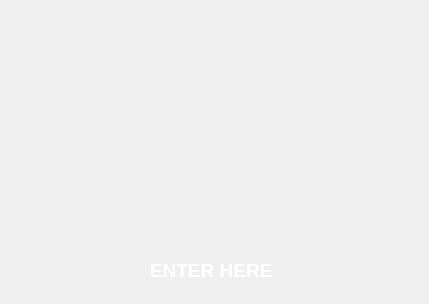
<?xml version="1.0" encoding="UTF-8"?>
<ui version="4.0">
 <class>LandingWin</class>
 <widget class="QDialog" name="LandingWin">
  <property name="geometry">
   <rect>
    <x>0</x>
    <y>0</y>
    <width>429</width>
    <height>304</height>
   </rect>
  </property>
  <property name="windowTitle">
   <string>Welcome</string>
  </property>
  <widget class="QLabel" name="label">
   <property name="geometry">
    <rect>
     <x>-10</x>
     <y>0</y>
     <width>441</width>
     <height>301</height>
    </rect>
   </property>
   <property name="text">
    <string/>
   </property>
   <property name="pixmap">
    <pixmap resource="pics.qrc">:/backgrounds/Welcome.jpg</pixmap>
   </property>
  </widget>
  <widget class="QLabel" name="EnterLink">
   <property name="geometry">
    <rect>
     <x>150</x>
     <y>260</y>
     <width>131</width>
     <height>21</height>
    </rect>
   </property>
   <property name="palette">
    <palette>
     <active>
      <colorrole role="WindowText">
       <brush brushstyle="SolidPattern">
        <color alpha="255">
         <red>255</red>
         <green>255</green>
         <blue>255</blue>
        </color>
       </brush>
      </colorrole>
     </active>
     <inactive>
      <colorrole role="WindowText">
       <brush brushstyle="SolidPattern">
        <color alpha="255">
         <red>255</red>
         <green>255</green>
         <blue>255</blue>
        </color>
       </brush>
      </colorrole>
     </inactive>
     <disabled>
      <colorrole role="WindowText">
       <brush brushstyle="SolidPattern">
        <color alpha="255">
         <red>120</red>
         <green>120</green>
         <blue>120</blue>
        </color>
       </brush>
      </colorrole>
     </disabled>
    </palette>
   </property>
   <property name="font">
    <font>
     <pointsize>14</pointsize>
     <weight>75</weight>
     <bold>true</bold>
    </font>
   </property>
   <property name="mouseTracking">
    <bool>true</bool>
   </property>
   <property name="text">
    <string>ENTER HERE</string>
   </property>
   <property name="openExternalLinks">
    <bool>false</bool>
   </property>
   <property name="textInteractionFlags">
    <set>Qt::NoTextInteraction</set>
   </property>
  </widget>
 </widget>
 <layoutdefault spacing="6" margin="11"/>
 <resources>
  <include location="pics.qrc"/>
 </resources>
 <connections/>
</ui>
